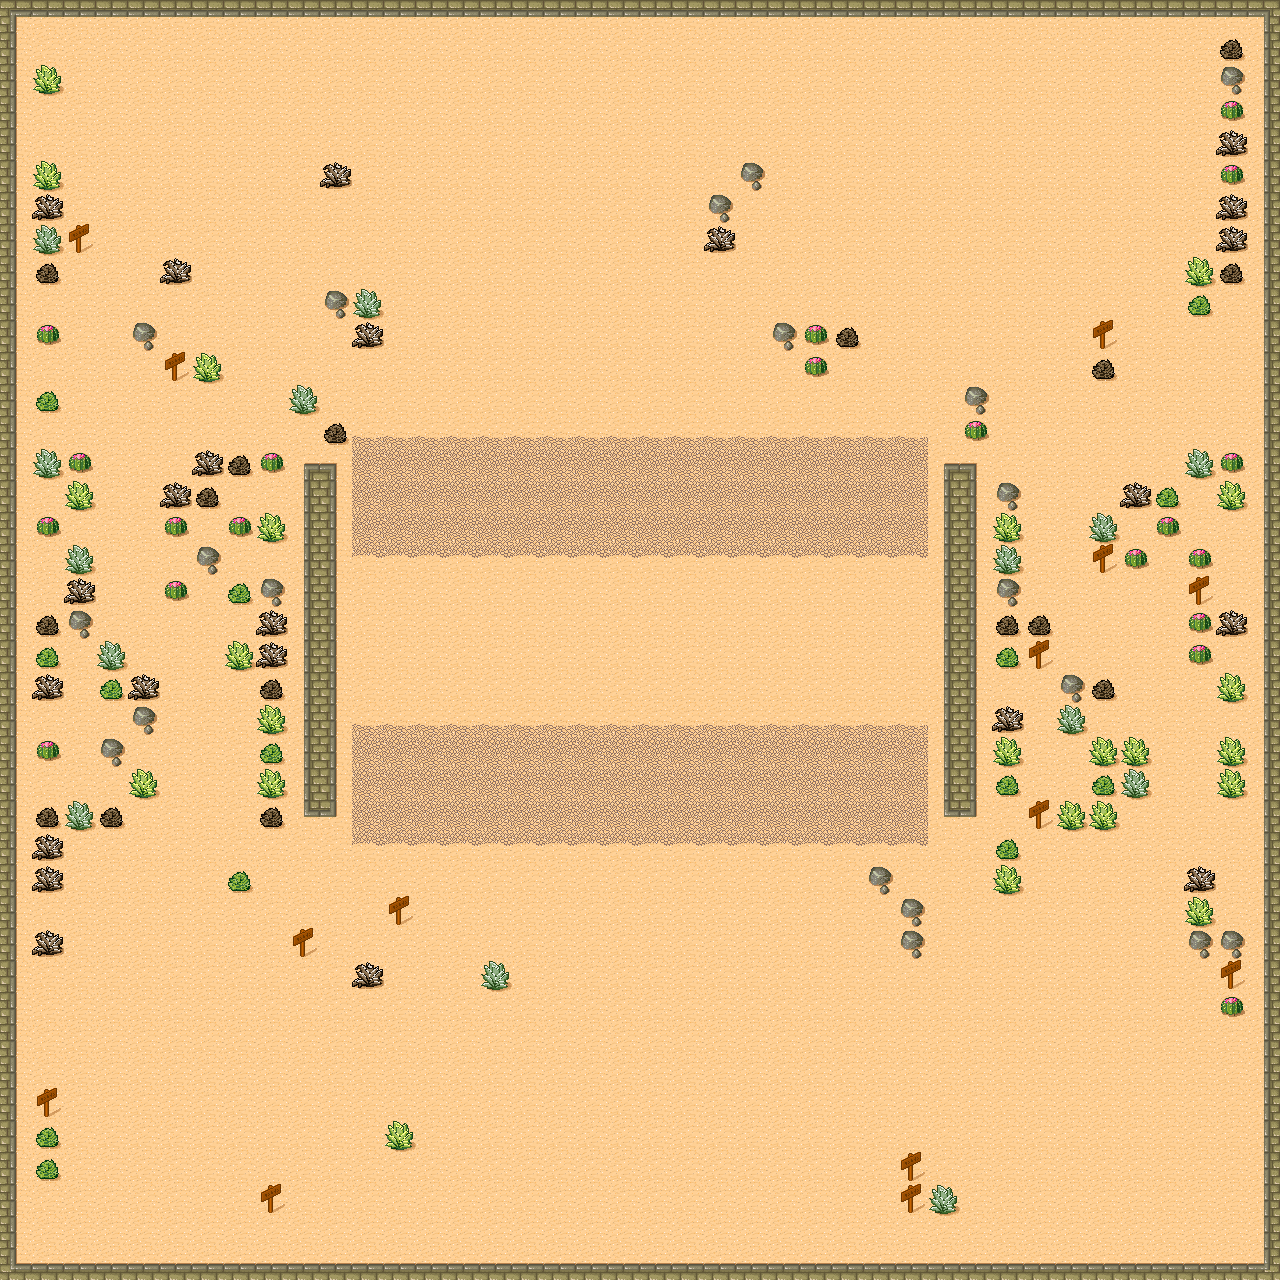

A level layout from a 2D game, rendered from its tile map. Below: a short description, then the map file with tile-grid data replaced by summaries:
An orthogonal 40x40 tile map with 32x32 px tiles, 1 tile layer (Ground) and 14 objects (6x Wall, 4x SandTrigger, 2x BotSpawn, DirtTrigger, GoalPosition).

<map version="1.0" orientation="orthogonal" renderorder="right-down" width="40" height="40" tilewidth="32" tileheight="32" nextobjectid="32">
 <tileset firstgid="1" source="WarGame.tsx" />
 <layer name="Ground" width="40" height="40">
  <properties>
   <property name="static" value="1" />
  </properties>
  <data>[1600 cells, 1600 non-empty, 24 distinct tile ids]</data>
 </layer>
 <objectgroup name="GroundTypeColliders" opacity="0.5">
  <object id="4" name="Dirt" type="DirtTrigger" x="352" y="448" width="576" height="384" />
  <object id="6" name="Wall" type="Wall" x="0" y="16" width="16" height="1248" />
  <object id="8" name="Wall" type="Wall" x="1264" y="16" width="16" height="1248" />
  <object id="9" name="Wall" type="Wall" x="0" y="0" width="1280" height="16" />
  <object id="10" name="Wall" type="Wall" x="0" y="1264" width="1280" height="16" />
  <object id="15" name="Sand" type="SandTrigger" x="16" y="16" width="1248" height="432" />
  <object id="17" name="Sand" type="SandTrigger" x="16" y="832" width="1248" height="432" />
  <object id="25" name="Sand" type="SandTrigger" x="16" y="448" width="272" height="384" />
  <object id="26" name="Sand" type="SandTrigger" x="992" y="448" width="272" height="384" />
  <object id="30" name="Wall" type="Wall" x="288" y="448" width="64" height="384" />
  <object id="31" name="Wall" type="Wall" x="928" y="448" width="64" height="384" />
 </objectgroup>
 <objectgroup name="ObjectSpawns" opacity="0.2">
  <object id="1" name="BotSpawn1" type="BotSpawn" x="96" y="32" width="1088" height="224" />
  <object id="2" name="BotSpawn0" type="BotSpawn" x="96" y="1024" width="1088" height="224" />
  <object id="3" name="GoalPosition" type="GoalPosition" x="416" y="512" width="448" height="256" />
 </objectgroup>
 <objectgroup name="Objects" />
</map>
